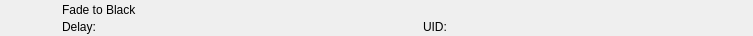
<?xml version="1.0" encoding="UTF-8"?>
<ui version="4.0">
 <class>RundownAtemFadeToBlackWidget</class>
 <widget class="QWidget" name="RundownAtemFadeToBlackWidget">
  <property name="geometry">
   <rect>
    <x>0</x>
    <y>0</y>
    <width>753</width>
    <height>36</height>
   </rect>
  </property>
  <layout class="QHBoxLayout" name="horizontalLayout">
   <property name="spacing">
    <number>0</number>
   </property>
   <property name="leftMargin">
    <number>0</number>
   </property>
   <property name="topMargin">
    <number>0</number>
   </property>
   <property name="rightMargin">
    <number>0</number>
   </property>
   <property name="bottomMargin">
    <number>0</number>
   </property>
   <item>
    <widget class="QFrame" name="frameItem">
     <property name="sizePolicy">
      <sizepolicy hsizetype="Preferred" vsizetype="Fixed">
       <horstretch>0</horstretch>
       <verstretch>0</verstretch>
      </sizepolicy>
     </property>
     <property name="minimumSize">
      <size>
       <width>0</width>
       <height>36</height>
      </size>
     </property>
     <widget class="QLabel" name="labelIcon">
      <property name="geometry">
       <rect>
        <x>22</x>
        <y>2</y>
        <width>32</width>
        <height>32</height>
       </rect>
      </property>
      <property name="text">
       <string/>
      </property>
      <property name="pixmap">
       <pixmap resource="../../Widgets.qrc">:/Graphics/Images/Atem/FadeToBlack.png</pixmap>
      </property>
      <property name="scaledContents">
       <bool>true</bool>
      </property>
     </widget>
     <widget class="QLabel" name="labelLabel">
      <property name="geometry">
       <rect>
        <x>62</x>
        <y>2</y>
        <width>561</width>
        <height>16</height>
       </rect>
      </property>
      <property name="text">
       <string>Fade to Black</string>
      </property>
     </widget>
     <widget class="QLabel" name="labelColor">
      <property name="geometry">
       <rect>
        <x>0</x>
        <y>0</y>
        <width>18</width>
        <height>36</height>
       </rect>
      </property>
      <property name="text">
       <string/>
      </property>
     </widget>
     <widget class="QLabel" name="labelGroupColor">
      <property name="geometry">
       <rect>
        <x>0</x>
        <y>0</y>
        <width>6</width>
        <height>36</height>
       </rect>
      </property>
      <property name="text">
       <string/>
      </property>
     </widget>
     <widget class="QLabel" name="labelDevice">
      <property name="geometry">
       <rect>
        <x>154</x>
        <y>19</y>
        <width>260</width>
        <height>16</height>
       </rect>
      </property>
      <property name="text">
       <string></string>
      </property>
     </widget>
     <widget class="QLabel" name="labelDelay">
      <property name="geometry">
       <rect>
        <x>62</x>
        <y>19</y>
        <width>83</width>
        <height>16</height>
       </rect>
      </property>
      <property name="text">
       <string>Delay:</string>
      </property>
     </widget>
     <widget class="QLabel" name="labelRemoteTriggerId">
      <property name="geometry">
       <rect>
        <x>423</x>
        <y>19</y>
        <width>111</width>
        <height>16</height>
       </rect>
      </property>
      <property name="text">
       <string>UID:</string>
      </property>
     </widget>
    </widget>
   </item>
   <item>
    <widget class="QFrame" name="frameStatus">
     <property name="minimumSize">
      <size>
       <width>77</width>
       <height>0</height>
      </size>
     </property>
     <property name="maximumSize">
      <size>
       <width>77</width>
       <height>16777215</height>
      </size>
     </property>
     <widget class="QLabel" name="labelGpiConnected">
      <property name="geometry">
       <rect>
        <x>1</x>
        <y>2</y>
        <width>32</width>
        <height>32</height>
       </rect>
      </property>
      <property name="minimumSize">
       <size>
        <width>32</width>
        <height>32</height>
       </size>
      </property>
      <property name="maximumSize">
       <size>
        <width>32</width>
        <height>32</height>
       </size>
      </property>
      <property name="lineWidth">
       <number>0</number>
      </property>
      <property name="text">
       <string/>
      </property>
      <property name="pixmap">
       <pixmap resource="../../Widgets.qrc">:/Graphics/Images/GpiConnected.png</pixmap>
      </property>
      <property name="scaledContents">
       <bool>true</bool>
      </property>
     </widget>
     <widget class="QLabel" name="labelDisconnected">
      <property name="geometry">
       <rect>
        <x>32</x>
        <y>2</y>
        <width>32</width>
        <height>32</height>
       </rect>
      </property>
      <property name="minimumSize">
       <size>
        <width>32</width>
        <height>32</height>
       </size>
      </property>
      <property name="maximumSize">
       <size>
        <width>32</width>
        <height>32</height>
       </size>
      </property>
      <property name="text">
       <string/>
      </property>
      <property name="pixmap">
       <pixmap resource="../../Widgets.qrc">:/Graphics/Images/Disconnected.png</pixmap>
      </property>
      <property name="scaledContents">
       <bool>true</bool>
      </property>
     </widget>
     <widget class="QLabel" name="labelActiveColor">
      <property name="geometry">
       <rect>
        <x>69</x>
        <y>0</y>
        <width>8</width>
        <height>36</height>
       </rect>
      </property>
      <property name="minimumSize">
       <size>
        <width>8</width>
        <height>36</height>
       </size>
      </property>
      <property name="maximumSize">
       <size>
        <width>8</width>
        <height>36</height>
       </size>
      </property>
      <property name="text">
       <string/>
      </property>
     </widget>
    </widget>
   </item>
  </layout>
 </widget>
 <resources>
  <include location="../../Widgets.qrc"/>
 </resources>
 <connections/>
 <slots>
  <slot>addToCombo()</slot>
 </slots>
</ui>
